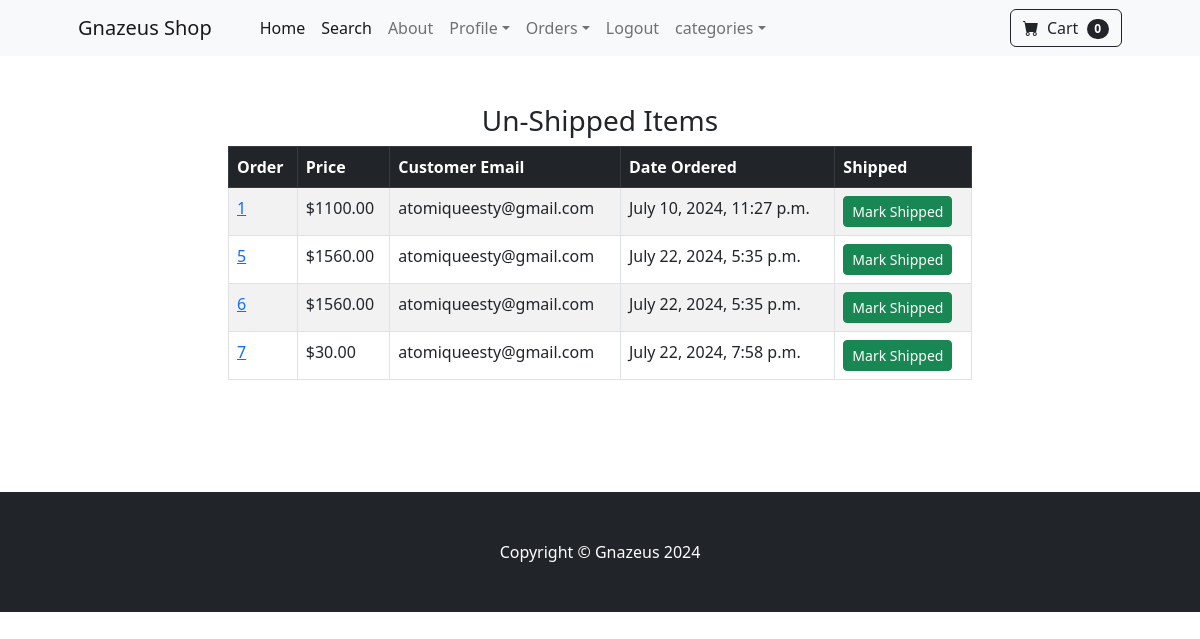
/payment/not_shipped_dash (signed in), run on an earlier commit of the app's database.
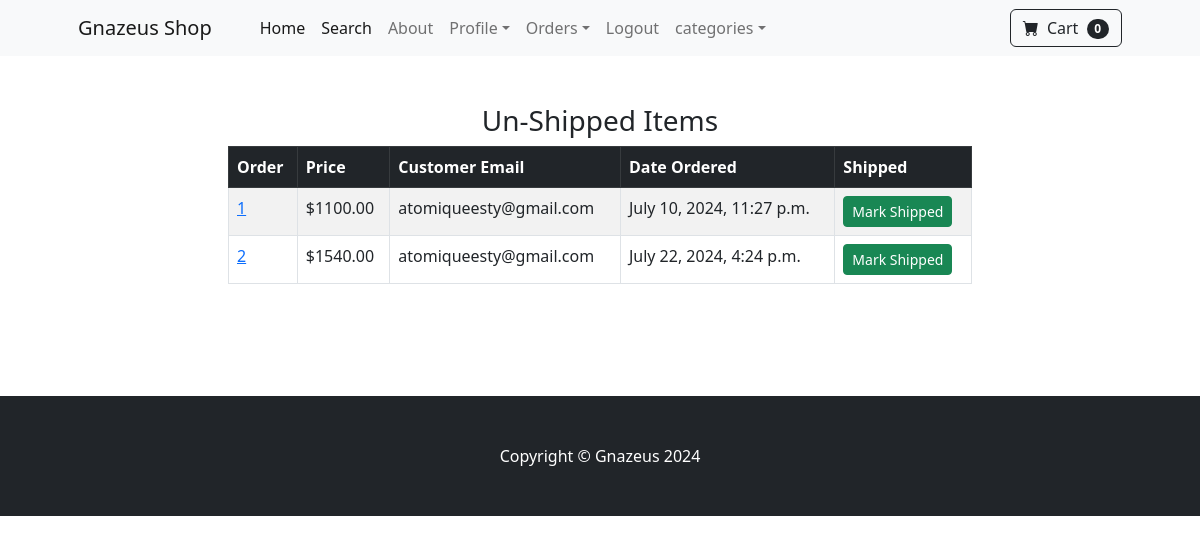
And on a later commit of the database.
### payment/models.py (models this page shows, shortened)
class Order(models.Model):
	user = models.ForeignKey(User, on_delete=models.CASCADE, null=True, blank=True)
	full_name = models.CharField(max_length=250)
	email = models.EmailField(max_length=250)
	shipping_address = models.TextField(max_length=15000)
	amount_paid = models.DecimalField(max_digits=7, decimal_places=2)
	date_ordered = models.DateTimeField(auto_now_add=True)
	shipped = models.BooleanField(default=False)
	date_shipped = models.DateTimeField(blank=True, null=True)

### payment/views.py (the view, shortened to what this page needs)
# urls.py: path('not_shipped_dash', views.not_shipped_dash, name='not_shipped_dash'),
def not_shipped_dash(request):
    if request.user.is_authenticated:
        orders = Order.objects.filter(shipped=False)
        return render(request, "payment/not_shipped_dash.html", {"orders": orders})
    else:
        messages.success(request, "Access Denied")
        return redirect('home')

### cart/cart.py (called while the page is built)
    def __len__(self):
        return len(self.cart)

### cart/context_processors.py (called while the page is built)
def cart(request):
    return {'cart': Cart(request)}

### payment/templates/payment/not_shipped_dash.html (shortened to what this page needs)
{% extends 'base.html' %}
{% block content %}
        <div class="container">
        	<div class="row">
        		<center>
        			<div class="col-8">
        				<br/><br/>
<h3>Un-Shipped Items</h3>
<table class="table table-striped table-hover table-bordered">
  <thead class="table-dark">
    <tr>
      <th scope="col">Order</th>
      <th scope="col">Price</th>
      <th scope="col">Customer Email</th>
      <th scope="col">Date Ordered</th>
      <th scope="col">Shipped</th>
    </tr>
  </thead>
  <tbody>
  	{% for item in orders %}
    <tr>
      <td><a href="{% url 'orders' item.id %}">{{ item.id }}</a></td>
      <td>${{ item.amount_paid }}</td>
      <td>{{ item.email }}</td>
      <td>{{ item.date_ordered }}</td>
      <td>
        <form method="POST">
          <button type="Submit" class="btn btn-success btn-sm">Mark Shipped</button>
        </form>
      </td>
    </tr>
    {% endfor %}
  </tbody>
</table>
<br/><br/>
<br/><br/>
        			</div>
        		</center>
        	</div>
        </div>
{% endblock %}

What changed in the data, as far as the page shows it:
no longer on this page (row edited): Order: id "5", amount_paid "1560.00", email "atomiqueesty@gmail.com", date_ordered "July 22, 2024, 5:35 p.m."
no longer on this page (row edited): Order: id "6", amount_paid "1560.00", email "atomiqueesty@gmail.com", date_ordered "July 22, 2024, 5:35 p.m."
no longer on this page (row edited): Order: id "7", amount_paid "30.00", email "atomiqueesty@gmail.com", date_ordered "July 22, 2024, 7:58 p.m."
now on this page (row edited): Order: id "2", amount_paid "1540.00", email "atomiqueesty@gmail.com", date_ordered "July 22, 2024, 4:24 p.m."
